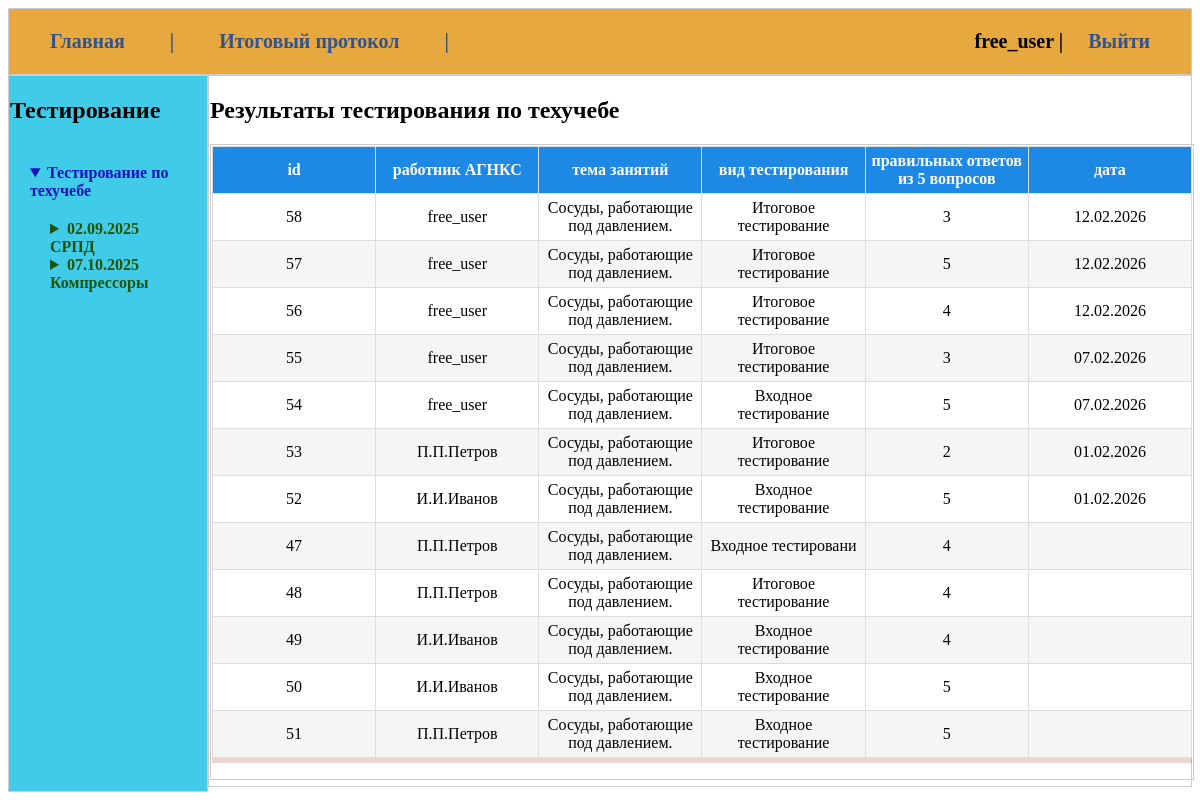
/results_all/ (signed in), run on the app's committed database.
### exams/models.py (models this page shows, shortened)
class Result(models.Model):
    user = models.ForeignKey(User, on_delete=models.CASCADE, verbose_name="Пользователь")
    exam = models.ForeignKey(Exam, on_delete=models.CASCADE, verbose_name="Экзамен")
    test_species = models.CharField(
        max_length=200,
        default='Входное тестирование',
        verbose_name="Тип тестирования"
    )
    score = models.PositiveIntegerField(verbose_name="Полученный балл")
    date_taken = models.DateTimeField(auto_now_add=True, verbose_name="Дата прохождения")
    class Meta:
        verbose_name = "Результат"
        verbose_name_plural = "Результаты"
        ordering = ['-date_taken']

class Exam(models.Model):
    title = models.CharField(max_length=200, verbose_name="Название экзамена")
    duration = models.PositiveIntegerField(
        help_text="Продолжительность в минутах",
        verbose_name="Время на прохождение"
    )
    class Meta:
        verbose_name = "Экзамен"
        verbose_name_plural = "Экзамены"
    def __str__(self):
        return self.title

### exams/views.py (the view)
# urls.py: path('results_all/', views.results_all, name='results_all'),
def results_all(request: HttpRequest) -> HttpResponse:
    result_all = Result.objects.select_related('user', 'exam').all() # Оптимизация запроса
    return render(request, 'exams/results_all.html', {'result_all': result_all})

### exams/templates/exams/results_all.html
{% extends 'base.html'%}
{% block content %}
<h2>Результаты тестирования по техучебе</h2>
<div class="item2">
 <table class="table">
            <thead>
                <tr>
                    <th>id</th>
                    <th>работник АГНКС</th>
                    <th>тема занятий</th>
                    <th>вид тестирования</th>
                    <th>правильных ответов из 5 вопросов</th>
                    <th>дата</th>
                </tr>
            </thead>
            <tbody>
                {% for item in result_all %}
            <tr>
                <td>{{ item.id }}</td>
                <td>{{ item.user }}</td>
                <td>{{ item.exam }}</td>
                <td>{{ item.test_species }}</td>
                <td>{{ item.score }}</td>
                <td>{{ item.date_taken|date:'d.m.Y' }}</td>
            </tr>
            {%endfor%}
            </tbody>
 </table>
 </div
{%endblock%}

### templates/base.html
{% load static %}
<!doctype html>
<html lang="en">
<head>
    <link type="text/css" href="{% static 'exams/css/styles.css' %}" rel="stylesheet"/>
</head>
<body>
    <div class="container">
        <div class="container2">
        <div class="item">
            <table>
                <ul >
                    <li><a href="/">Главная</a></li >
                    <li><a>|</a></li>
                    <li><a href="/results_all">Итоговый протокол</a></li >
                    <li><a>|</a></li>
                        {% if user.is_authenticated %}
                    <li style="float: right;">{{ user.username }} | <a href="{% url 'users:logout'%}" >Выйти</a></li>
                    {% else %}
                    <li style="float: right;"><a href="{% url 'users:login'%}">Войти</a> | <a href="#">Регистрация</a></li>
                    {% endif %}
                </ul>
            </table>
        </div>
    </div>
        <div class="container2">
            <div class="item1">
                <h2>Тестирование</h3>
                    {% include 'exams/includes/nav_ds.html' %}
            </div>
        <div class="item2">
            {% block content %}
            {%endblock%}
        </div>
    </div>
    </div>
</body>
</html>

### exams/static/exams/css/styles.css (style rules this page uses)
.container { display: flex; flex-direction: column; margin: 0; }
.container2 { display: flex; flex-direction: column-count; }
.item { width: 100%; padding: 1px; background-color: rgb(232, 168, 64); border: 1px solid #ccc; margin-bottom: 0px; font-size: 20px; font-weight: bold; }
.item1 { width: 20%; padding: 1px; background-color: rgb(64, 204, 232); border: 1px solid #ccc; margin-bottom: 0px; }
.item2 { width: 100%; padding: 1px; border: 1px solid #ccc; margin-bottom: 5px; }
ul { list-style: none; margin: 0; padding: 20px; }
a { fond-size: 40px; padding: 20px; color: hwb(219 18% 43% / 0.985); text-decoration: none; }
li { display: inline; }
.table { border: 1px solid #eee; table-layout: fixed; width: 125%; margin-bottom: 20px; }
.table { width: 100%; box-shadow: 0 5px rgba(152, 47, 17, 0.2); margin-bottom: 20px; border: 1px solid #dddddd; border-collapse: collapse; }
.table th { font-weight: bold; padding: 5px; background-color: #1e88e5; color: #fff; border: 1px solid #dddddd; }
.table td { border: 1px solid #dddddd; padding: 5px; vertical-align: center; text-align: center; }
.table tr:nth-child(even) { background: #f5f5f5 ; }

### data on the page
Result: id "58", user "free_user", exam "Сосуды, работающие под давлением.", test_species "Итоговое тестирование", score "3", date_taken "12.02.2026"
Result: id "57", user "free_user", exam "Сосуды, работающие под давлением.", test_species "Итоговое тестирование", score "5", date_taken "12.02.2026"
Result: id "56", user "free_user", exam "Сосуды, работающие под давлением.", test_species "Итоговое тестирование", score "4", date_taken "12.02.2026"
Result: id "55", user "free_user", exam "Сосуды, работающие под давлением.", test_species "Итоговое тестирование", score "3", date_taken "07.02.2026"
Result: id "54", user "free_user", exam "Сосуды, работающие под давлением.", test_species "Входное тестирование", score "5", date_taken "07.02.2026"
Result: id "53", user "П.П.Петров", exam "Сосуды, работающие под давлением.", test_species "Итоговое тестирование", score "2", date_taken "01.02.2026"
Result: id "52", user "И.И.Иванов", exam "Сосуды, работающие под давлением.", test_species "Входное тестирование", score "5", date_taken "01.02.2026"
Result: id "47", user "П.П.Петров", exam "Сосуды, работающие под давлением.", test_species "Входное тестировани", score "4"
Result: id "48", user "П.П.Петров", exam "Сосуды, работающие под давлением.", test_species "Итоговое тестирование", score "4"
Result: id "49", user "И.И.Иванов", exam "Сосуды, работающие под давлением.", test_species "Входное тестирование", score "4"
Result: id "50", user "И.И.Иванов", exam "Сосуды, работающие под давлением.", test_species "Входное тестирование", score "5"
Result: id "51", user "П.П.Петров", exam "Сосуды, работающие под давлением.", test_species "Входное тестирование", score "5"

### other printed values
{{ user.username }} "free_user"
